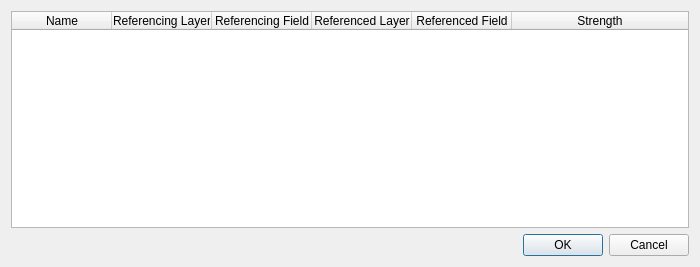
<?xml version="1.0" encoding="UTF-8"?>
<ui version="4.0">
 <class>QgsDiscoverRelationsDialogBase</class>
 <widget class="QDialog" name="QgsDiscoverRelationsDialogBase">
  <property name="geometry">
   <rect>
    <x>0</x>
    <y>0</y>
    <width>700</width>
    <height>267</height>
   </rect>
  </property>
  <property name="windowTitle">
   <string>Discover Relations</string>
  </property>
  <layout class="QVBoxLayout" name="verticalLayout">
   <item>
    <widget class="QTableWidget" name="mRelationsTable">
     <property name="editTriggers">
      <set>QAbstractItemView::NoEditTriggers</set>
     </property>
     <property name="selectionMode">
      <enum>QAbstractItemView::MultiSelection</enum>
     </property>
     <property name="selectionBehavior">
      <enum>QAbstractItemView::SelectRows</enum>
     </property>
     <property name="sortingEnabled">
      <bool>true</bool>
     </property>
     <attribute name="horizontalHeaderStretchLastSection">
      <bool>true</bool>
     </attribute>
     <attribute name="verticalHeaderVisible">
      <bool>false</bool>
     </attribute>
     <attribute name="verticalHeaderShowSortIndicator" stdset="0">
      <bool>true</bool>
     </attribute>
     <column>
      <property name="text">
       <string>Name</string>
      </property>
     </column>
     <column>
      <property name="text">
       <string>Referencing Layer</string>
      </property>
     </column>
     <column>
      <property name="text">
       <string>Referencing Field</string>
      </property>
     </column>
     <column>
      <property name="text">
       <string>Referenced Layer</string>
      </property>
     </column>
     <column>
      <property name="text">
       <string>Referenced Field</string>
      </property>
     </column>
     <column>
      <property name="text">
       <string>Strength</string>
      </property>
     </column>
    </widget>
   </item>
   <item>
    <widget class="QDialogButtonBox" name="mButtonBox">
     <property name="orientation">
      <enum>Qt::Horizontal</enum>
     </property>
     <property name="standardButtons">
      <set>QDialogButtonBox::Cancel|QDialogButtonBox::Ok</set>
     </property>
    </widget>
   </item>
  </layout>
 </widget>
 <tabstops>
  <tabstop>mButtonBox</tabstop>
 </tabstops>
 <resources/>
 <connections>
  <connection>
   <sender>mButtonBox</sender>
   <signal>accepted()</signal>
   <receiver>QgsDiscoverRelationsDialogBase</receiver>
   <slot>accept()</slot>
   <hints>
    <hint type="sourcelabel">
     <x>248</x>
     <y>254</y>
    </hint>
    <hint type="destinationlabel">
     <x>157</x>
     <y>274</y>
    </hint>
   </hints>
  </connection>
  <connection>
   <sender>mButtonBox</sender>
   <signal>rejected()</signal>
   <receiver>QgsDiscoverRelationsDialogBase</receiver>
   <slot>reject()</slot>
   <hints>
    <hint type="sourcelabel">
     <x>316</x>
     <y>260</y>
    </hint>
    <hint type="destinationlabel">
     <x>286</x>
     <y>274</y>
    </hint>
   </hints>
  </connection>
 </connections>
</ui>
